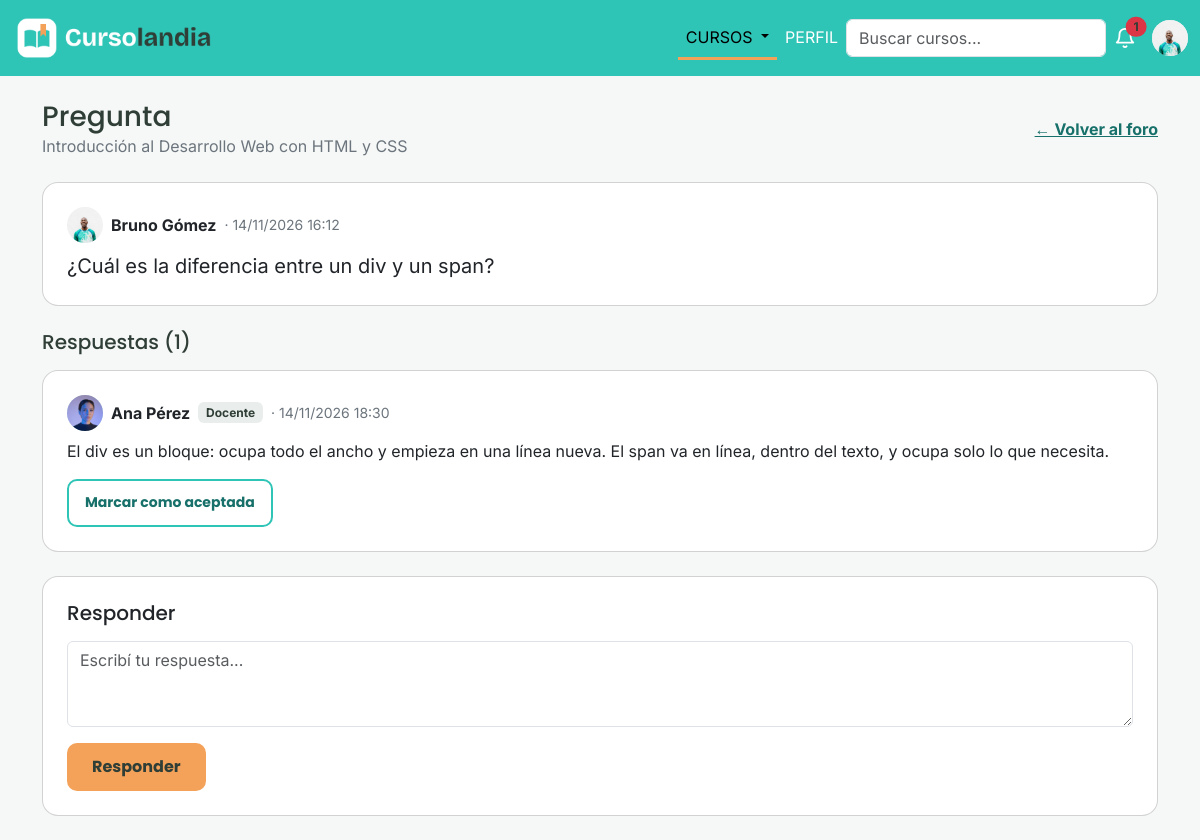
Screenshot of /vistas/pregunta.php?id=3&curso=10 (signed in) with the database file from the repository.
### tables this page shows
CREATE TABLE curso (
    id_curso      INT UNSIGNED NOT NULL AUTO_INCREMENT,
    titulo        VARCHAR(100) NOT NULL,
    descripcion   TEXT NOT NULL,
    costo         DECIMAL(10,2) NULL,
    cupo          INT UNSIGNED NULL,
    fecha_inicio  DATE NOT NULL,
    fecha_fin     DATE NOT NULL,
    tipo_acceso   ENUM('publico','privado') NOT NULL DEFAULT 'publico',
    id_creador    INT UNSIGNED NOT NULL,
    PRIMARY KEY (id_curso),
    CONSTRAINT chk_curso_costo  CHECK (costo > 0),
    CONSTRAINT chk_curso_cupo   CHECK (cupo > 0),
    CONSTRAINT chk_curso_fechas CHECK (fecha_fin >= fecha_inicio),
    CONSTRAINT fk_curso_creador FOREIGN KEY (id_creador)
        REFERENCES usuario (id_usuario)
        ON UPDATE CASCADE
        ON DELETE RESTRICT
);

CREATE TABLE pregunta (
    id_pregunta     INT UNSIGNED NOT NULL AUTO_INCREMENT,
    id_curso        INT UNSIGNED NOT NULL,
    id_autor        INT UNSIGNED NOT NULL,
    texto           VARCHAR(1000) NOT NULL,
    fecha_creacion  DATETIME NOT NULL DEFAULT CURRENT_TIMESTAMP,
    destacada       BOOLEAN NOT NULL DEFAULT FALSE,
    cerrada         BOOLEAN NOT NULL DEFAULT FALSE,
    PRIMARY KEY (id_pregunta),
    CONSTRAINT fk_pregunta_curso FOREIGN KEY (id_curso)
        REFERENCES curso (id_curso)
        ON UPDATE CASCADE
        ON DELETE CASCADE,
    CONSTRAINT fk_pregunta_autor FOREIGN KEY (id_autor)
        REFERENCES usuario (id_usuario)
        ON UPDATE CASCADE
        ON DELETE CASCADE
);

CREATE TABLE usuario (
    id_usuario        INT UNSIGNED NOT NULL COMMENT 'DNI del usuario',
    nombre            VARCHAR(50)  NOT NULL,
    apellido          VARCHAR(50)  NOT NULL,
    email             VARCHAR(100) NOT NULL UNIQUE,
    contrasenia       VARCHAR(255) NOT NULL,
    fecha_nacimiento  DATE NOT NULL,
    telefono          VARCHAR(20)  NULL,
    antecedentes      TEXT NULL,
    imagen_principal  VARCHAR(255) NOT NULL DEFAULT 'img/avatar-default.png',
    tipo_plan         ENUM('gratuito','pro') NOT NULL DEFAULT 'gratuito',
    fecha_venc_pro    DATE NULL,
    PRIMARY KEY (id_usuario),
    CONSTRAINT chk_usuario_dni CHECK (id_usuario BETWEEN 1000000 AND 99999999),
    CONSTRAINT chk_usuario_pro CHECK (tipo_plan = 'gratuito' OR fecha_venc_pro IS NOT NULL)
);

CREATE TABLE respuesta (
    id_respuesta       INT UNSIGNED NOT NULL AUTO_INCREMENT,
    id_pregunta        INT UNSIGNED NOT NULL,
    id_autor           INT UNSIGNED NOT NULL,
    texto              VARCHAR(1000) NOT NULL,
    fecha_creacion     DATETIME NOT NULL DEFAULT CURRENT_TIMESTAMP,
    fecha_ult_edicion  DATETIME NULL,
    aceptada           BOOLEAN NOT NULL DEFAULT FALSE,
    PRIMARY KEY (id_respuesta),
    CONSTRAINT chk_respuesta_edicion CHECK (fecha_ult_edicion >= fecha_creacion),
    CONSTRAINT fk_respuesta_pregunta FOREIGN KEY (id_pregunta)
        REFERENCES pregunta (id_pregunta)
        ON UPDATE CASCADE
        ON DELETE CASCADE,
    CONSTRAINT fk_respuesta_autor FOREIGN KEY (id_autor)
        REFERENCES usuario (id_usuario)
        ON UPDATE CASCADE
        ON DELETE CASCADE
);

### vistas/pregunta.php (the view, shortened to what the rows shown need)
<?php
require_once __DIR__ . '/../controles/ControlCurso.php';
require_once __DIR__ . '/../controles/ControlPregunta.php';
require_once __DIR__ . '/../controles/ControlRespuesta.php';
require_once __DIR__ . '/../includes/avatar.php';
$idPregunta = (int) ($_GET['id'] ?? 0);
$idCurso = (int) ($_GET['curso'] ?? 0);
$controlCurso = new ControlCurso($conexion);
$curso = $controlCurso->buscarPorId($idCurso);
$esCreador = $curso->getIdCreador() == $_SESSION['id_usuario'];
$controlPregunta = new ControlPregunta($conexion);
$pregunta = $controlPregunta->buscarDeCurso($idPregunta, $curso->getId());
$controlRespuesta = new ControlRespuesta($conexion);
foreach ($controlRespuesta->obtenerDePregunta($pregunta->getId_pregunta()) as $respuesta) {
    $pregunta->agregarRespuesta($respuesta);
}
$ultimoAutor = $pregunta->autorUltimaRespuesta();
$participeUltimo = $ultimoAutor->getId_usuario() == $_SESSION['id_usuario'];
$ultimaRespuesta = $pregunta->ultimaRespuesta();
$autor = $pregunta->getAutor();
$puedeAceptar = ($esCreador || $autor->getId_usuario() == $_SESSION['id_usuario'])
                && !$pregunta->estaCerrada() && $curso->estaActivo();
?>
<!DOCTYPE html>
<html lang="es">
<head>
    <link href="https://cdn.jsdelivr.net/npm/bootstrap@5.3.8/dist/css/bootstrap.min.css" rel="stylesheet">
    <link href="../css/styles.css" rel="stylesheet">
</head>
<body class="fondo-suave">
    <main class="container perfil my-4">
        <div class="d-flex flex-wrap align-items-center justify-content-between gap-2 mb-4">
            <div>
                <h1 class="h3 mb-0">Pregunta</h1>
                <p class="text-secondary mb-0"><?= htmlspecialchars($curso->getTitulo()) ?></p>
            </div>
        </div>
        <section class="card mb-4 <?php if ($pregunta->estaDestacada()) { echo 'card-pro'; } ?>">
            <div class="card-body p-4">
                <div class="d-flex flex-wrap align-items-center gap-2 mb-2">
                    <?php mostrarAvatar($autor); ?>
                    <strong><?= htmlspecialchars($autor->getNombre() . ' ' . $autor->getApellido()) ?></strong>
                    <span class="text-secondary small">· <?= date('d/m/Y H:i', strtotime($pregunta->getFecha_creacion())) ?></span>
                </div>
                <p class="mb-0 fs-5"><?= nl2br(htmlspecialchars($pregunta->getTexto())) ?></p>
            </div>
        </section>
        <h2 class="h5 mb-3">Respuestas (<?= count($pregunta->getRespuestas()) ?>)</h2>
        <?php foreach ($pregunta->getRespuestas() as $respuesta): ?>
            <?php $quien = $respuesta->getAutor(); ?>
                <section class="card mb-3 <?php if ($respuesta->estaAceptada()) { echo 'card-pro'; } ?>">
                <div class="card-body p-4">
                    <div class="d-flex flex-wrap align-items-center gap-2 mb-2">
                        <strong><?= htmlspecialchars($quien->getNombre() . ' ' . $quien->getApellido()) ?></strong>
                        <?php if ($quien->getId_usuario() == $curso->getIdCreador()): ?>
                            <span class="badge badge-gratuito">Docente</span>
                        <?php endif; ?>
                        <span class="text-secondary small">· <?= date('d/m/Y H:i', strtotime($respuesta->getFecha_creacion())) ?></span>
                    </div>
                    <p class="mb-0"><?= nl2br(htmlspecialchars($respuesta->getTexto())) ?></p>
                    <?php if ($puedeAceptar): ?>
                        <form method="post" action="../procesos/procesar_accion_pregunta.php" class="mt-3">
                            <button type="submit" class="btn btn-registrarse btn-sm px-3">Marcar como aceptada</button>
                        </form>
                    <?php endif; ?>
                </div>
            </section>
        <?php endforeach; ?>
        <section class="card mt-4">
            <div class="card-body p-4">
                <?php if (!$curso->estaActivo()): ?>
                    <p class="text-secondary mb-0">El foro está cerrado: solo se puede participar mientras el curso está en curso.</p>
                <?php elseif ($pregunta->estaCerrada()): ?>
                    <p class="text-secondary mb-0">Esta pregunta está cerrada: ya tiene una respuesta aceptada.</p>
                <?php elseif ($participeUltimo && $ultimaRespuesta === null): ?>
                    <p class="text-secondary mb-0">Esperá a que alguien responda tu pregunta.</p>
                <?php else: ?>
                    <h2 class="h5 mb-3">Responder</h2>
                <?php endif; ?>
            </div>
        </section>
    </main>
</body>
</html>

### includes/avatar.php
<?php
function mostrarAvatar(Usuario $persona, string $clase = 'avatar'): void
{
    if ($persona->tieneFoto()): ?>
        <img src="../<?= htmlspecialchars($persona->getImagen_principal()) ?>" alt="Foto de <?= htmlspecialchars($persona->getNombre()) ?>" class="<?= $clase ?>">
    <?php else: ?>
        <div class="<?= $clase ?>"><?= htmlspecialchars($persona->getIniciales()) ?></div>
    <?php endif;
}

### rows the page displays
curso: titulo "Introducción al Desarrollo Web con HTML y CSS"
pregunta: id_autor.imagen_principal (picture), id_autor.apellido "Bruno Gómez", fecha_creacion "14/11/2026 16:12", texto "¿Cuál es la diferencia entre un div y un span?"
respuesta: id_autor.imagen_principal (picture), id_autor.apellido "Ana Pérez", fecha_creacion "14/11/2026 18:30", texto "El div es un bloque: ocupa todo el ancho y empieza en una línea nueva. El span va en línea, dentro del texto, y ocupa solo lo que necesita."

### other values shown
$notiSinLeer "1"
count($pregunta->getRespuestas()) "1"
